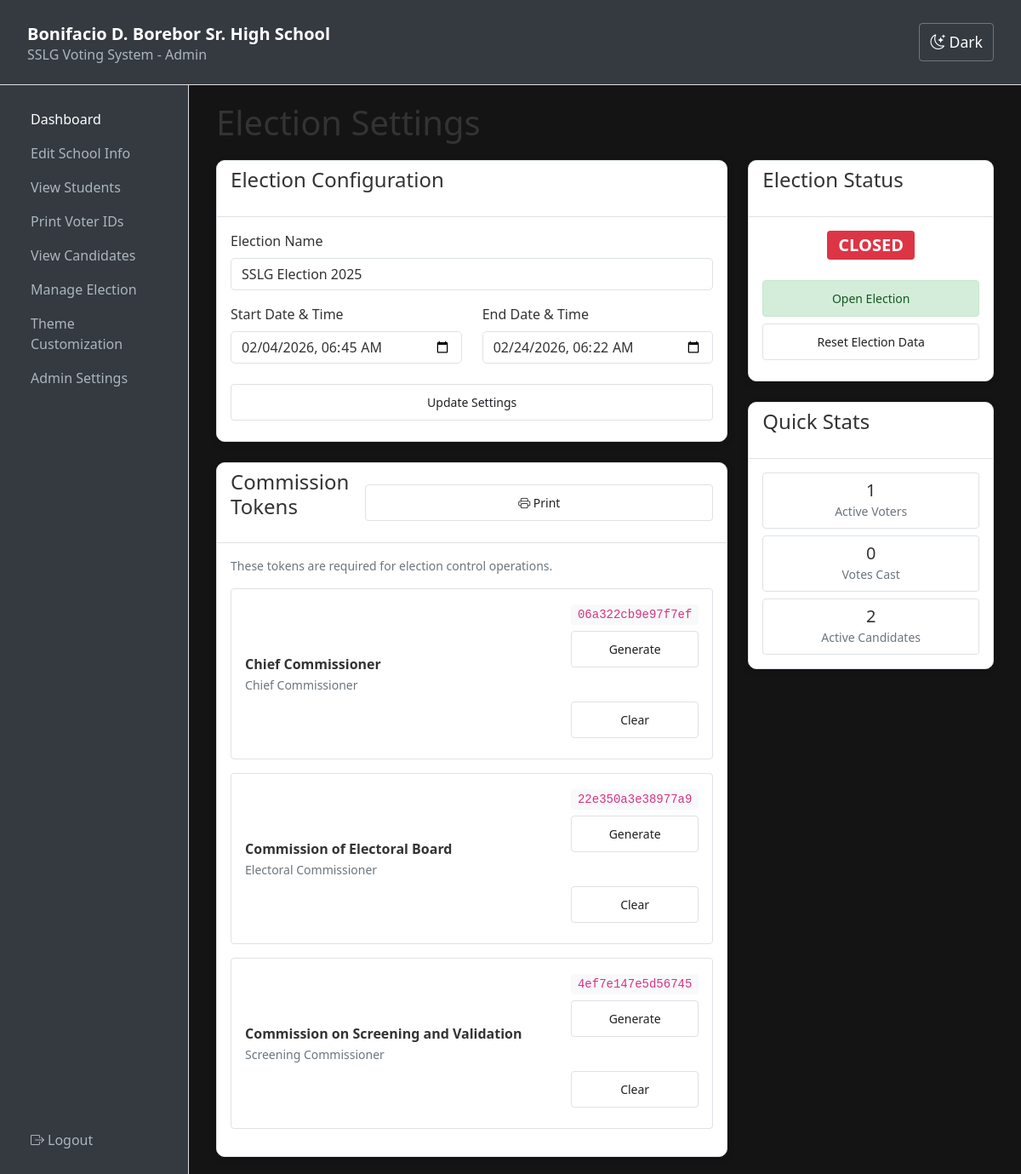
Before: /admin/election.php (signed in) with the older database file.
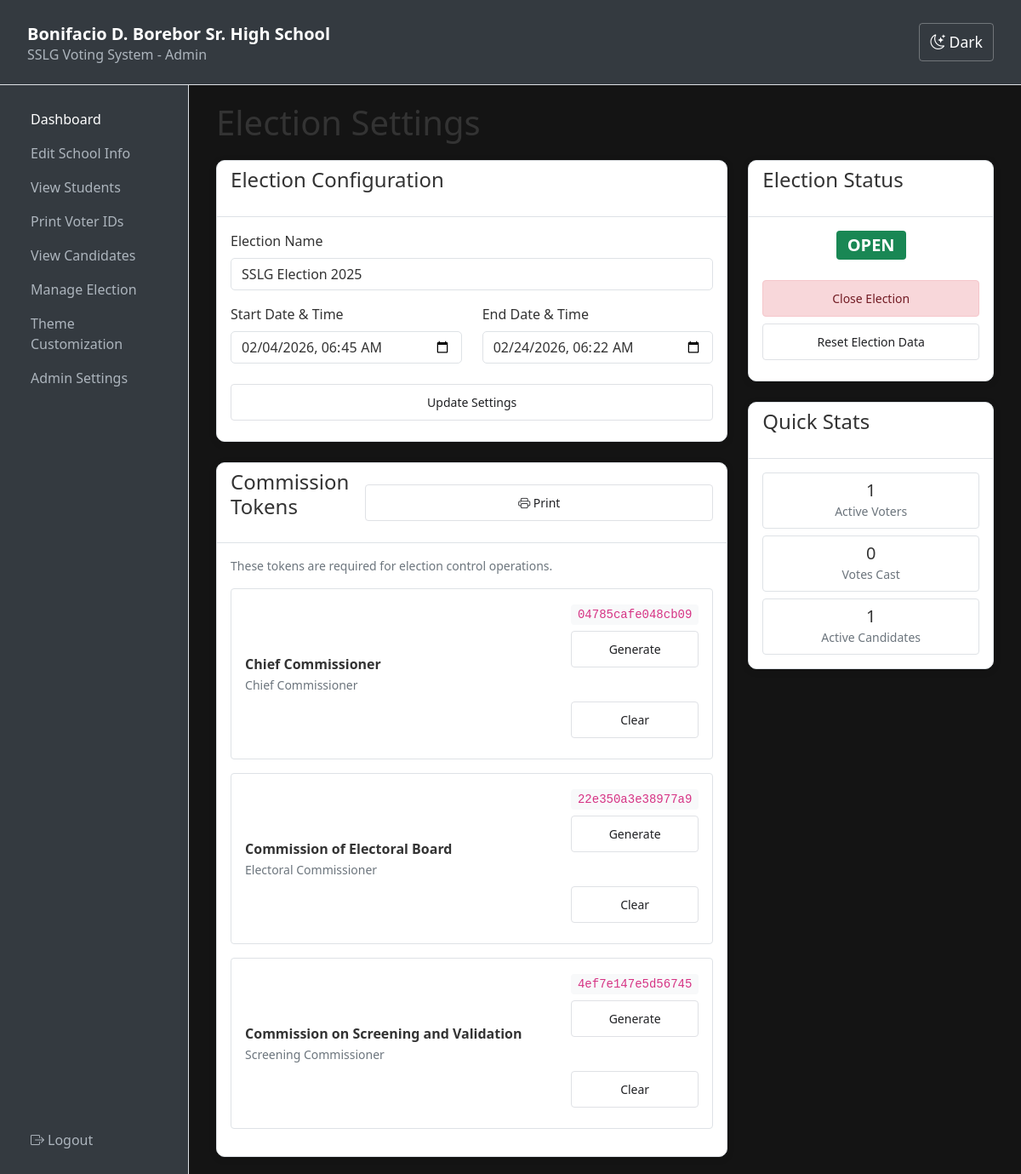
After: the same page with the newer database file.
### tables this page shows
CREATE TABLE commissioners (
  id INTEGER PRIMARY KEY AUTOINCREMENT,
  commission_type TEXT CHECK (commission_type IN ('chief','screening','electoral')) NOT NULL,
  name TEXT NOT NULL,
  token TEXT NOT NULL,
  is_active INTEGER DEFAULT 1,
  created_at DATETIME DEFAULT CURRENT_TIMESTAMP,
  updated_at DATETIME DEFAULT CURRENT_TIMESTAMP,
  UNIQUE(commission_type)
);

### includes/config.php (called while the page is built, shortened)
<?php
function getDBConnection() {
    static $conn = null;
    if ($conn === null) {
        try {
            $conn = new PDO(
                "sqlite:" . DB_FILE,
                null,
                null,
                [
                    PDO::ATTR_ERRMODE => PDO::ERRMODE_EXCEPTION,
                    PDO::ATTR_DEFAULT_FETCH_MODE => PDO::FETCH_ASSOC,
                ]
            );
        } catch (PDOException $e) {
            die("Database connection failed: " . $e->getMessage());
        }
    }
    return $conn;
}
function getElectionStatus() {
    try {
        $db = getDBConnection();
        $stmt = $db->query("SELECT * FROM election_settings ORDER BY id DESC LIMIT 1");
        $result = $stmt->fetch();
        return $result ?? null;
    } catch (Exception $e) {
        return null;
    }
}
function getThemeCSSDeclaration() {
    $election = getElectionStatus();
    $theme = $election['theme_color'] ?? '#343a40';
    return '--theme-color: ' . htmlspecialchars($theme, ENT_QUOTES, 'UTF-8') . ';';
}
?>

### admin/election.php (the view, shortened to what the changed rows need)
<?php
require_once __DIR__ . '/../includes/config.php';
include '../includes/admin_header.php';
include '../includes/admin_sidebar.php';
?>
:root { <?php echo getThemeCSSDeclaration(); ?> }
<div class="admin-content">
       <div class="container-fluid">
        <h1>Election Settings</h1>
        <div class="row">
            <div class="col-md-8">
                    <div class="card mt-4" id="commissionersCard">
                        <div class="card-body">
                            <?php
                            $commissioners = $db->query("SELECT id, commission_type, name, token, is_active FROM commissioners ORDER BY commission_type")->fetchAll(PDO::FETCH_ASSOC);
                            ?>
                            <?php if (!empty($commissioners)): ?>
                                <?php foreach ($commissioners as $commissioner): ?>
                                    <div class="mb-3 p-3 border rounded">
                                        <div class="d-flex justify-content-between align-items-center">
                                            <div>
                                                <strong><?php echo htmlspecialchars($commissioner['name']); ?></strong><br>
                                                <small class="text-muted"><?php echo ucfirst($commissioner['commission_type']); ?> Commissioner</small>
                                            </div>
                                            <div class="text-end">
                                                <code class="bg-light px-2 py-1 rounded"><?php echo htmlspecialchars($commissioner['token']); ?></code>
                                                <div class="mt-2">
                                                    <form method="POST" class="d-inline">
                                                        <button type="submit" class="btn btn-sm btn-primary">Generate</button>
                                                    </form>
                                                    <?php if (!empty($commissioner['token'])): ?>
                                                        <form method="POST" class="d-inline ms-2" onsubmit="return confirm('Clear this token?');">
                                                            <button type="submit" class="btn btn-sm btn-warning">Clear</button>
                                                        </form>
                                                    <?php endif; ?>
                                                </div>
                                            </div>
                                        </div>
                                    </div>
                                <?php endforeach; ?>
                            <?php else: ?>
                                <div class="alert alert-warning">
                                    No commissioners found in the database.
                                </div>
                            <?php endif; ?>
                        </div>
                    </div>
            </div>
            <div class="col-md-4">
                <div class="card mb-4">
                    <div class="card-body text-center">
                        <span class="badge <?php echo $election['is_open'] ? 'bg-success fs-5' : 'bg-danger fs-5'; ?> mb-3">
                            <?php echo $election['is_open'] ? 'OPEN' : 'CLOSED'; ?>
                        </span>
                        <?php if ($election['is_open']): ?>
                            <button type="button" class="btn btn-danger w-100 mb-2" data-bs-toggle="modal" data-bs-target="#closeModal">
                                Close Election
                            </button>
                        <?php else: ?>
                            <form method="POST" class="d-inline">
                                <button type="submit" class="btn btn-success w-100 mb-2">Open Election</button>
                            </form>
                        <?php endif; ?>
                        <button type="button" class="btn btn-warning w-100" data-bs-toggle="modal" data-bs-target="#resetModal">
                            Reset Election Data
                        </button>
                    </div>
                </div>
                <div class="card">
                    <div class="card-body">
                        <?php
                        $total_candidates = $db->query("SELECT COUNT(*) FROM candidates WHERE is_active = 1")->fetchColumn();
                        ?>
                        <div class="row text-center">
                            <div class="col-12">
                                <div class="border rounded p-2">
                                    <div class="h5 mb-0"><?php echo $total_candidates; ?></div>
                                    <small class="text-muted">Active Candidates</small>
                                </div>
                            </div>
                        </div>
                    </div>
                </div>
<?php include '../includes/admin_footer.php'; ?>

Changed rows visible on the page:
changed election_settings: is_open 0 → 1 (drawn)
changed commissioners "Chief Commissioner": token "06a322cb9e97f7ef" → "04785cafe048cb09"
Other visible differences:
$total_candidates: "2" → "1"
text no longer shown: "CLOSED Open Election"
text now shown: "OPEN Close Election"
